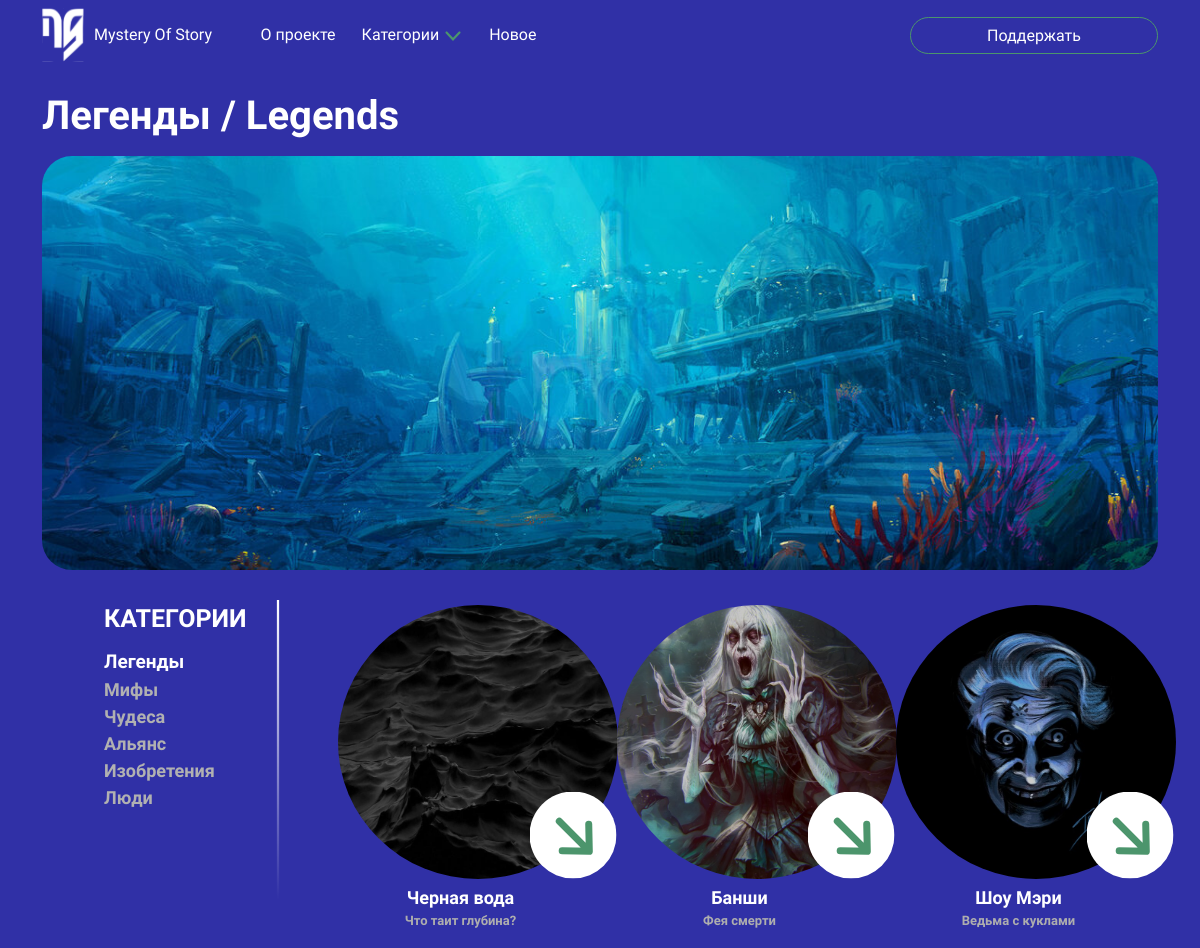
Before: /articles/all_categories/1/ (upper part) with the older database file.
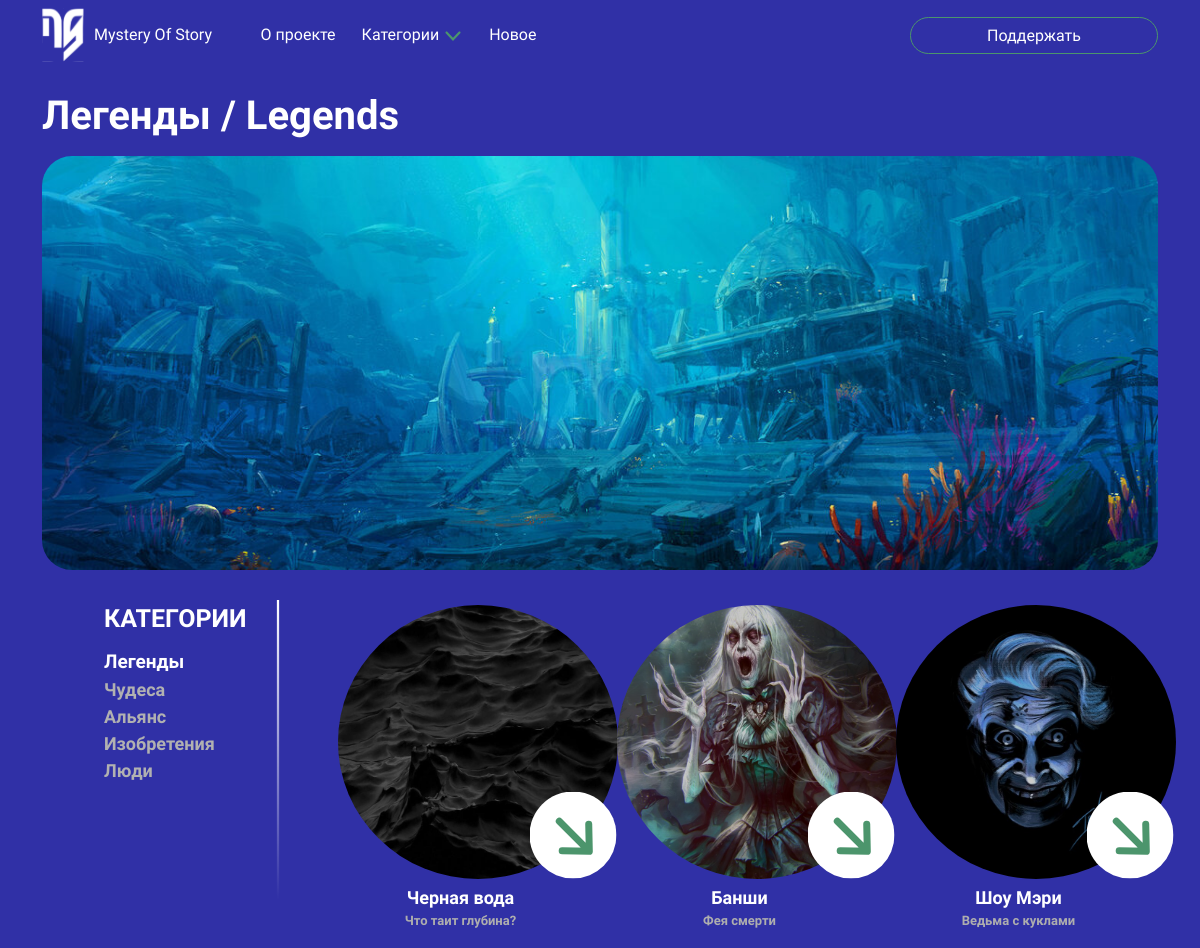
After: the same page with the newer database file.
### articles/models.py (models this page shows, shortened)
class ArticlesCategories(models.Model):
    articles_category_title = models.CharField(
        max_length=40,
        verbose_name='Категория',
    )
    articles_category_img = models.ImageField(
        upload_to='image/articles_category/',
        verbose_name='Титульная картинка категории',
    )
    articles_category_description = models.CharField(
        max_length=100,
        verbose_name='Описание',
        default='Описание категории',
    )
    created_at = models.DateField(
        auto_now_add=True,
        verbose_name='Дата публикации',
    )
    is_published = models.BooleanField(
        verbose_name='Опубликовать',
    )
    class Meta:
        verbose_name = 'Категория'
        verbose_name_plural = 'Категории'

class Articles(models.Model):
    articles_title = models.CharField(
        max_length=30,
        verbose_name='Название статьи',
    )
    articles_title_img = models.ImageField(
        upload_to='image/articles_img/',
        verbose_name='Титульная картинка',
    )
    articles_description = models.CharField(
        max_length=50,
        default='Описание статьи для титульной страницы!',
        verbose_name='Описание статьи',
    )
    articles_text_1 = HTMLField(
        default=(
            f'Текст статьи. 1 отступ. 100-130 слов. Шрифт: заголовки - 18, подзаголовки - 14, текст - 12, белый цвет.'
        ),
        verbose_name='Текст статьи 1 (left)',
        blank=True,
    )
    article_img_1 = models.ImageField(
        upload_to='image/articles_description_img/',
        verbose_name='Картинка 1',
        blank=True,
        null=True,
    )
    articles_text_2 = HTMLField(
        default=(
            f'Текст статьи. 1 отступ. Строка. Шрифт: заголовки - 18, подзаголовки - 14, текст - 12, белый цвет.'
        ),
        verbose_name='Текст статьи 2 (string)',
        blank=True,
    )
    articles_text_3 = HTMLField(
        default=(
            f'Текст статьи. 1 отступ. 100-130 слов. Шрифт: заголовки - 18, подзаголовки - 14, текст - 12, белый цвет.'
        ),
        verbose_name='Текст статьи 3 (right)',
        blank=True,
    )
    article_img_2 = models.ImageField(
        upload_to='image/articles_description_img/',
        verbose_name='Картинка 2',
        blank=True,
        null=True,
    )
    articles_text_4 = HTMLField(
        default=(
            f'Текст статьи. 1 отступ. Строка. Шрифт: заголовки - 18, подзаголовки - 14, текст - 12, белый цвет.'
        ),
        verbose_name='Текст статьи 4 (string)',
        blank=True,
    )
    articles_text_5 = HTMLField(
        default=(
            f'Текст статьи. 1 отступ. 100-130 слов. Шрифт: заголовки - 18, подзаголовки - 14, текст - 12, белый цвет.'
        ),
        verbose_name='Текст статьи 5 (left)',
        blank=True,
    )
    category = models.ForeignKey(
        ArticlesCategories,
        on_delete=models.CASCADE,
        null=True,
        verbose_name='Категория'
    )
    subcategory = models.ForeignKey(
        ArticlesSubcategories,
        on_delete=models.CASCADE,
        null=True,
        verbose_name='Подкатегория',
    )
    author = models.ForeignKey(
        User,
        on_delete=models.CASCADE,
        null=True,
        verbose_name='Автор'
    )
    created_at = models.DateTimeField(
        auto_now_add=True,
        verbose_name='Дата создания',
    )
    is_published = models.BooleanField(
        default=False,
        verbose_name='Опубликовать'
    )
    class Meta:
        ordering = ['-created_at']
        verbose_name = 'Статья'
        verbose_name_plural = 'Статьи'

### articles/views.py (the view)
# urls.py: path('all_categories/<int:id>/', views.all_categories, name='all_categories'),
def all_categories(request, id):
    subcategories = ArticlesSubcategories.objects.filter(is_published=True)
    categories = ArticlesCategories.objects.filter(is_published=True)
    category = get_object_or_404(ArticlesCategories, pk=id)
    articles = Articles.objects.filter(category=category, is_published=True)
    paginator = Paginator(articles, 12)
    page = request.GET.get('page')
    try:
        articles = paginator.page(page)
    except PageNotAnInteger:
        articles = paginator.page(1)
    except EmptyPage:
        articles = paginator.page(paginator.num_pages)
    return render(request, 'articles/all_categories.html', {
        'articles': articles,
        'category': category,
        'categories': categories,
        'subcategories': subcategories
        })

### articles/templatetags/custom_filters.py (called while the page is built)
@register.filter
def first_word(value):
    return value.split()[0]

### templates/articles/all_categories.html (shortened to what this page needs)
{% extends "base.html" %}
{% load static %}
{% load custom_filters %}
{% block content %}
    <div class="row justify-content-center">
        <div class="all-categories-img-card-container">
            <p class="all-category-page-title" style="margin-bottom: 10px;">{{ category.articles_category_title }}</p>
            <img src="{{ category.articles_category_img.url }}" class="all-categories-img-card img-fluid">
        </div>
        <div class="row all-articles">
            <div class="col-3 all-categories-with-articles">
                <nav class="navbar-all-articles">
                    <p class="category-title" style="margin-bottom: 10px;">КАТЕГОРИИ</p>
                    {% for category in categories %}
                        <nav class="nav nav-pills flex-column">
                            <a class="nav-link-all-articles {% if request.resolver_match.url_name == 'all_categories' and request.resolver_match.kwargs.id == category.id %}active{% endif %}" href="{% url 'articles:all_categories' category.id %}">{{ category.articles_category_title|first_word }}</a>
                        </nav>
                    {% endfor %}
                </nav>
                <img class="border-line" src="/static/img/border-line.svg">
            </div>
            <div class="col-9">
                <div class="row all-articles-in-main-category">
                    {% if category.id == 2 %}
                        {% for subcategory in subcategories %}
                            <div class="col-4 all-articles-in-main-category-item">
                                <div class="one-article">
                                    <div class="one-article-image-container">
                                        <img class="one-article-img" src="{{ subcategory.articles_subcategory_img.url }}">
                                        <a class="one-article-link" href="{% url 'articles:all_myths_in_sub' subcategory.id %}">
                                            <img src="/static/img/category-link.svg">
                                        </a>
                                    </div>
                                    <div class="one-article-details">
                                        <p class="one-article-title">{{ subcategory.articles_subcategory_title }}</p>
                                        <p class="one-article-description">{{ subcategory.articles_subcategory_description }}</p>
                                    </div>
                                </div>
                            </div>
                        {% endfor %}
                    {% else %}
                        {% for article in articles %}
                            <div class="col-4 all-articles-in-main-category-item">
                                <div class="one-article">
                                    <div class="one-article-image-container">
                                        <img class="one-article-img" src="{{ article.articles_title_img.url }}">
                                        <a class="one-article-link" href="{% url 'articles:article_detail' article.id %}">
                                            <img src="/static/img/category-link.svg">
                                        </a>
                                    </div>
                                    <div class="one-article-details">
                                        <p class="one-article-title">{{ article.articles_title }}</p>
                                        <p class="one-article-description">{{ article.articles_description }}</p>
                                    </div>
                                </div>
                            </div>
                        {% endfor %}
                    {% endif %}
                </div>
            </div>
        </div>
    </div>
</div>
{% endblock %}

Changed rows visible on the page:
no longer on this page (row edited): ArticlesCategories: articles_category_title|first_word "Мифы"
